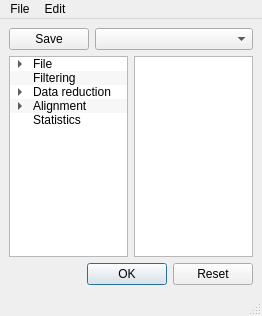
<?xml version="1.0" encoding="UTF-8"?>
<ui version="4.0">
 <class>MainWindow</class>
 <widget class="QMainWindow" name="MainWindow">
  <property name="geometry">
   <rect>
    <x>0</x>
    <y>0</y>
    <width>244</width>
    <height>316</height>
   </rect>
  </property>
  <property name="windowTitle">
   <string>MainWindow</string>
  </property>
  <widget class="QWidget" name="centralwidget">
   <layout class="QVBoxLayout" name="verticalLayout">
    <property name="sizeConstraint">
     <enum>QLayout::SetMinimumSize</enum>
    </property>
    <item>
     <layout class="QHBoxLayout" name="horizontalLayout_2">
      <item>
       <widget class="QPushButton" name="pushButton">
        <property name="sizePolicy">
         <sizepolicy hsizetype="Fixed" vsizetype="Fixed">
          <horstretch>0</horstretch>
          <verstretch>0</verstretch>
         </sizepolicy>
        </property>
        <property name="text">
         <string>Save</string>
        </property>
       </widget>
      </item>
      <item>
       <widget class="QComboBox" name="comboBox">
        <property name="editable">
         <bool>false</bool>
        </property>
        <property name="currentIndex">
         <number>-1</number>
        </property>
        <property name="frame">
         <bool>true</bool>
        </property>
        <item>
         <property name="text">
          <string>Fast filtering</string>
         </property>
        </item>
        <item>
         <property name="text">
          <string>Unite samples and filter</string>
         </property>
        </item>
       </widget>
      </item>
     </layout>
    </item>
    <item>
     <layout class="QHBoxLayout" name="horizontalLayout">
      <property name="sizeConstraint">
       <enum>QLayout::SetFixedSize</enum>
      </property>
      <item>
       <widget class="QTreeWidget" name="treeWidget">
        <property name="sizePolicy">
         <sizepolicy hsizetype="MinimumExpanding" vsizetype="MinimumExpanding">
          <horstretch>0</horstretch>
          <verstretch>0</verstretch>
         </sizepolicy>
        </property>
        <property name="minimumSize">
         <size>
          <width>110</width>
          <height>200</height>
         </size>
        </property>
        <property name="dragEnabled">
         <bool>true</bool>
        </property>
        <property name="dragDropMode">
         <enum>QAbstractItemView::DragOnly</enum>
        </property>
        <property name="alternatingRowColors">
         <bool>true</bool>
        </property>
        <property name="rootIsDecorated">
         <bool>true</bool>
        </property>
        <property name="itemsExpandable">
         <bool>true</bool>
        </property>
        <property name="animated">
         <bool>true</bool>
        </property>
        <property name="allColumnsShowFocus">
         <bool>true</bool>
        </property>
        <property name="headerHidden">
         <bool>true</bool>
        </property>
        <property name="expandsOnDoubleClick">
         <bool>true</bool>
        </property>
        <attribute name="headerVisible">
         <bool>false</bool>
        </attribute>
        <attribute name="headerCascadingSectionResizes">
         <bool>false</bool>
        </attribute>
        <attribute name="headerHighlightSections">
         <bool>false</bool>
        </attribute>
        <attribute name="headerShowSortIndicator" stdset="0">
         <bool>false</bool>
        </attribute>
        <attribute name="headerStretchLastSection">
         <bool>true</bool>
        </attribute>
        <column>
         <property name="text">
          <string>1</string>
         </property>
        </column>
        <item>
         <property name="text">
          <string>File</string>
         </property>
         <property name="flags">
          <set>ItemIsSelectable|ItemIsUserCheckable|ItemIsEnabled</set>
         </property>
         <item>
          <property name="text">
           <string>Input</string>
          </property>
         </item>
         <item>
          <property name="text">
           <string>Output</string>
          </property>
         </item>
        </item>
        <item>
         <property name="text">
          <string>Filtering</string>
         </property>
        </item>
        <item>
         <property name="text">
          <string>Data reduction</string>
         </property>
         <property name="flags">
          <set>ItemIsSelectable|ItemIsUserCheckable|ItemIsEnabled</set>
         </property>
         <item>
          <property name="text">
           <string>Sample</string>
          </property>
         </item>
         <item>
          <property name="text">
           <string>Split</string>
          </property>
         </item>
         <item>
          <property name="text">
           <string>Unite</string>
          </property>
         </item>
        </item>
        <item>
         <property name="text">
          <string>Alignment</string>
         </property>
         <property name="flags">
          <set>ItemIsSelectable|ItemIsUserCheckable|ItemIsEnabled</set>
         </property>
         <item>
          <property name="text">
           <string>Single</string>
          </property>
         </item>
         <item>
          <property name="text">
           <string>Profile</string>
          </property>
         </item>
        </item>
        <item>
         <property name="text">
          <string>Statistics</string>
         </property>
        </item>
       </widget>
      </item>
      <item>
       <widget class="QListWidget" name="listWidget">
        <property name="minimumSize">
         <size>
          <width>60</width>
          <height>0</height>
         </size>
        </property>
        <property name="dragDropMode">
         <enum>QAbstractItemView::DragDrop</enum>
        </property>
        <property name="defaultDropAction">
         <enum>Qt::MoveAction</enum>
        </property>
       </widget>
      </item>
     </layout>
    </item>
    <item>
     <widget class="QDialogButtonBox" name="buttonBox">
      <property name="sizePolicy">
       <sizepolicy hsizetype="Fixed" vsizetype="Fixed">
        <horstretch>0</horstretch>
        <verstretch>0</verstretch>
       </sizepolicy>
      </property>
      <property name="layoutDirection">
       <enum>Qt::RightToLeft</enum>
      </property>
      <property name="locale">
       <locale language="English" country="UnitedStates"/>
      </property>
      <property name="standardButtons">
       <set>QDialogButtonBox::Ok|QDialogButtonBox::Reset</set>
      </property>
     </widget>
    </item>
   </layout>
  </widget>
  <widget class="QMenuBar" name="menubar">
   <property name="geometry">
    <rect>
     <x>0</x>
     <y>0</y>
     <width>244</width>
     <height>18</height>
    </rect>
   </property>
   <widget class="QMenu" name="menuFile">
    <property name="title">
     <string>File</string>
    </property>
   </widget>
   <widget class="QMenu" name="menuEdit">
    <property name="title">
     <string>Edit</string>
    </property>
   </widget>
   <addaction name="menuFile"/>
   <addaction name="menuEdit"/>
  </widget>
  <widget class="QStatusBar" name="statusbar"/>
 </widget>
 <resources/>
 <connections/>
</ui>
